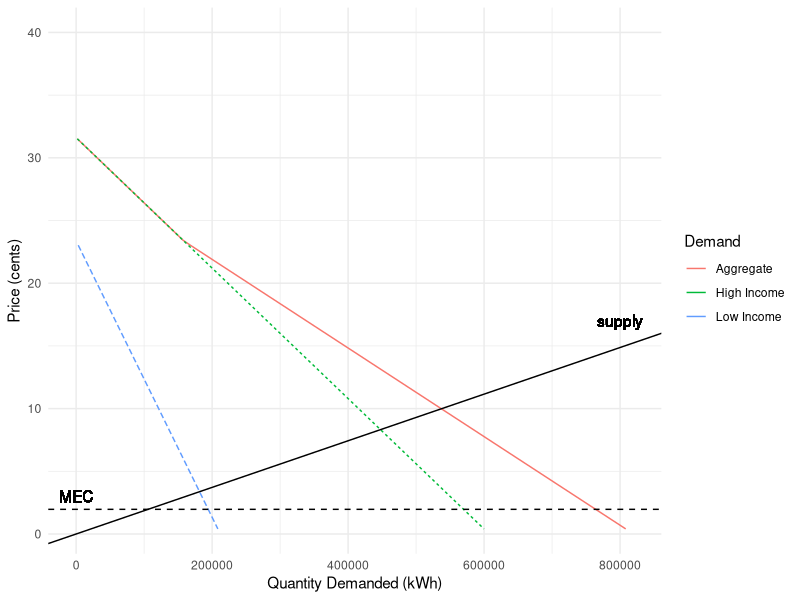
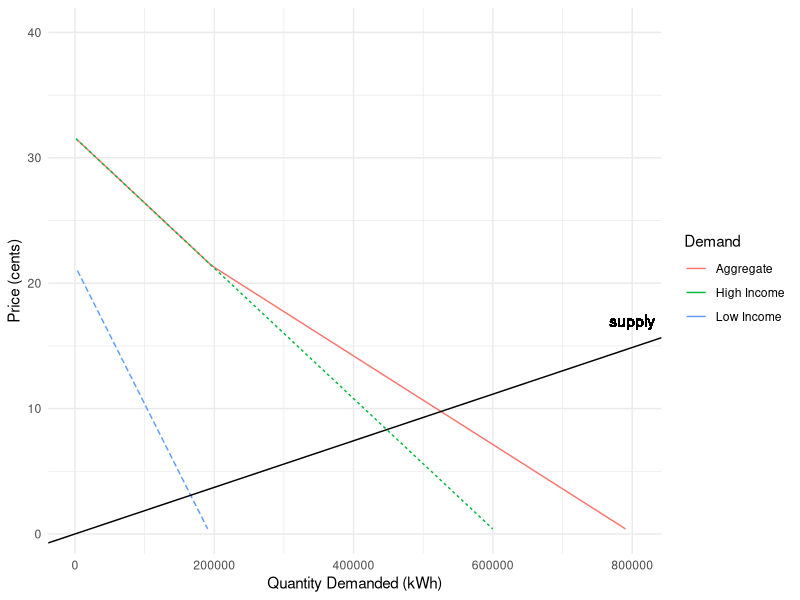
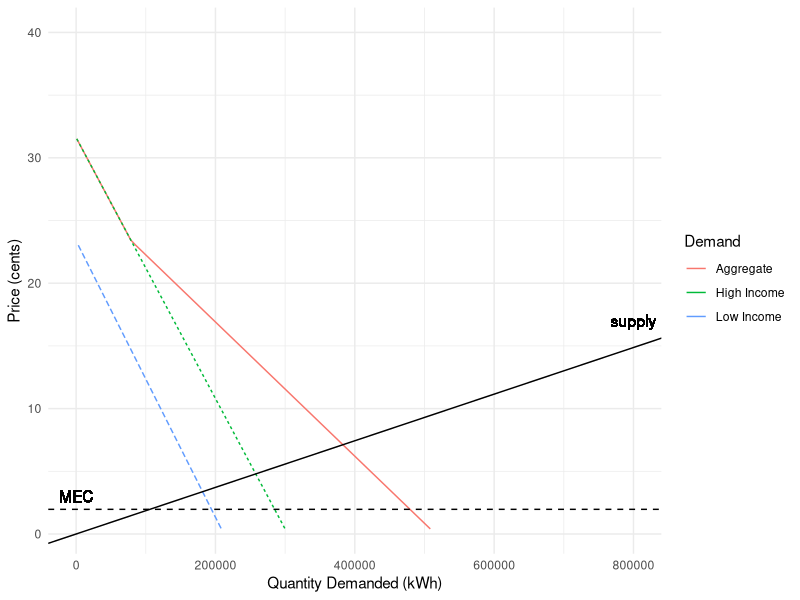

Here is the R script that generated these plots, in order:
## ---- chunk 1
knitr::opts_chunk$set(echo = TRUE, warning = FALSE, message = FALSE)

library(tidyverse)
library(here)

options(scipen = 999)
## ---- chunk 2
# read in the data
data <- read_csv(here('data/HW3_data.csv')) %>% 
  select(!1) 

# perform a linear fit
low.model <- lm(Price_Cents ~ Q_Low_Kwh, data)
high.model <- lm(Price_Cents ~ Q_High_Kwh, data)
## ---- chunk 3
# convert price to demand
demand <- function(price, model) {
  q <- (price - model$coefficients[[1]]) / model$coefficients[[2]]
  q <- ifelse(q < 0, 0, q)
  return(q)
}

# calculate aggregate demand
demand_agg <- function(price, tax) {
  new_price <- price + tax
  q <- demand(new_price, low.model) + demand(price, high.model)
  return(q)
}

# calculate consumer surplus
cs <- function(price, model) {
  q <- demand(price, model)
  cs <- 0.5 * (model$coefficients[[1]] - price) * q
  return(cs)
}

# aggregate consumer surplus
cs_agg <- function(price){
  cs <- cs(price, high.model) + cs(price, low.model)
  return(cs)
}

# producer surplus
ps <- function(price, q_eq){
  ps <- 0.5 * price * q_eq
  
  return(ps)
}

eq_p_q <- function(m1, m2, b1, b2){
  q_star <- (b2 - b1) / (m1 - m2)
  p_star <- m1 * q_star + b1
  vector <- c(q_star, p_star)
  return(vector)
}
## ---- chunk 4
# function that converts quantity in lbs to metric tons and returns mec
mec <- function(q, p){
  q_ton <- q / 2204.62
  p_kwh <- q_ton * p * 100
  return(p_kwh)
}

mec_1 <- round(mec(0.85, 51), 4) 

mec_1
## ---- chunk 5
price <- seq(0, 40, length.out = 100)
agg_demand <- demand_agg(price, 0) %>% 
  as.data.frame() %>% 
  cbind(price) %>% 
  mutate(demand.low = demand(price, low.model),
         demand.high = demand(price, high.model)) %>% 
  pivot_longer(c(., demand.low, demand.high),
               names_to = 'demand',
               values_to = 'quantity_d') 

agg_demand[agg_demand == 0] <- NA

# lm for agg demand 
agg_demand.lm <- agg_demand %>% 
  filter(quantity_d > 30000, demand == '.')

demand.lm <- lm(price ~ quantity_d, data = agg_demand.lm)

# calculating equilibrium quantity
q_eq <- (10 - demand.lm$coefficients[1]) / demand.lm$coefficients[2]

# slope of supply curve
supply <- 10 / q_eq

ggplot(agg_demand) +
  geom_line(aes(x = quantity_d, y = price, color = demand, linetype = demand))+
  geom_abline(slope = supply) +
  geom_hline(yintercept = mec_1, linetype = 'dashed') +
  geom_text(aes(800000, 17, label = 'supply')) +
  geom_text(aes(0, 3, label = 'MEC')) +
  scale_color_discrete(name = "Demand", labels = c("Aggregate", "High Income", "Low Income")) +
  guides(linetype = FALSE) +
  theme_minimal() +
  labs(x = "Quantity Demanded (kWh)", y = "Price (cents)")
## ---- chunk 6
cs_low <- cs(10, low.model)
cs_high <- cs(10, high.model)
cs_aggr <- cs_agg(10)
p_s <- ps(10, q_eq)
env_cost <- q_eq * mec_1
## ---- chunk 7
cs_high_perc <- cs_high/cs_aggr *100
cs_low_perc <- cs_low/cs_aggr *100
## ---- chunk 8
# make new demand curve under the tax
new_agg_demand <- demand_agg(price, mec_1) %>%
  as.data.frame() %>% 
  cbind(price) %>% 
  mutate(demand.low = demand(price + mec_1, low.model),
         demand.high = demand(price, high.model)) %>% 
  pivot_longer(c(., demand.low, demand.high),
               names_to = 'demand',
               values_to = 'quantity_d') 

new_agg_demand[new_agg_demand == 0] <- NA
  
ggplot(new_agg_demand) +
  geom_line(aes(x = quantity_d, y = price, color = demand, linetype = demand)) +
  geom_abline(slope = supply) +
  geom_text(aes(800000, 17, label = 'supply')) +
  scale_color_discrete(name = "Demand", labels = c("Aggregate", "High Income", "Low Income")) +
  guides(linetype = FALSE) +
  theme_minimal() +
  labs(x = "Quantity Demanded (kWh)", y = "Price (cents)")

new_aggd.lm <- new_agg_demand %>% 
  filter(quantity_d > 30000, demand == '.')

lm.new_demand <- lm(price ~ quantity_d, data = new_aggd.lm)

new_eq <- eq_p_q(supply, lm.new_demand$coefficients[2], 0, lm.new_demand$coefficients[1])
e_damage_tax <- new_eq[1] * mec_1
cs_high_tax <- cs(new_eq[2] + mec_1, model = high.model)
cs_low_tax <- cs(new_eq[2] + mec_1, model = low.model) - e_damage_tax
ps_tax <- ps(new_eq[2], new_eq[1])
tax_revenue <- e_damage_tax
## ---- chunk 9
high_prop <- demand(10, high.model)/(demand(10, high.model)+ demand(10, low.model))

low_prop <- 1 - high_prop
## ---- chunk 10
mec_change <- function(price, scc, quantity, high_prop, low_prop){
  mec_new <- mec(0.85, scc)
  agg_demand_new <- demand_agg(price, mec_new) %>% 
      as.data.frame() %>% 
      cbind(price) 
  
  lm.agg <- agg_demand_new %>% 
    filter(. > 300000)
  
  lm.final <- lm(price ~ ., data = lm.agg)
  new_eq <- eq_p_q(lm.final$coefficients[2], supply, lm.final$coefficients[1], 0)
  tax_revenue <- new_eq[1] * mec_new
  cs_high <- cs(new_eq[2] + mec_new, model = high.model)
  cs_low <- cs(new_eq[2] + mec_new, model = low.model) - tax_revenue
  
  high_welfare <- (cs_high + high_prop * tax_revenue) / 100
  low_welfare <- (cs_low + low_prop * tax_revenue) / 100
  ps_welfare <- ps(new_eq[2], new_eq[1]) / 100
  
  vector <- c(scc, high_welfare, low_welfare, ps_welfare)
  return(vector)
}
## ---- chunk 11
mec_51 <- mec_change(price, 51, q_eq, high_prop, low_prop)
mec_75 <- mec_change(price, 75, q_eq, high_prop, low_prop)
mec_100 <- mec_change(price, 100, q_eq, high_prop, low_prop)
mec_125 <- mec_change(price, 125, q_eq, high_prop, low_prop)
mec_150 <- mec_change(price, 150, q_eq, high_prop, low_prop)
mec_final <- rbind(mec_51, mec_75, mec_100, mec_125, mec_150) %>% 
  as_tibble(rownames = NULL) 

colnames(mec_final) <- c('SCC ($/tonne)', 'High Income Benefit ($)', 'Low Income Benefit ($)', 'Producer Surplus ($)')
mec_final
## ---- chunk 12
# calculate aggregate demand after tax and cut in half
demand_agg_solar <- function(price, tax) {
  q <- demand(price, low.model) + demand(price, high.model) / 2
  return(q)
}

#new demand curve and slope
solar_agg <- demand_agg_solar(price, mec_1) %>%
  as.data.frame() %>% 
  cbind(price) %>% 
  mutate(demand.low = demand(price, low.model),
         demand.high = demand(price, high.model) / 2) %>% 
  pivot_longer(c(., demand.low, demand.high),
               names_to = 'demand',
               values_to = 'quantity_d') 


solar_agg[solar_agg == 0] <- NA

ggplot(solar_agg) +
  geom_line(aes(x = quantity_d, y = price, color = demand, linetype = demand)) +
  geom_text(aes(800000, 17, label = 'supply')) +
  geom_text(aes(0, 3, label = 'MEC')) +
  geom_abline(slope = supply) +
  geom_hline(yintercept = mec_1, linetype = 'dashed') +
  scale_color_discrete(name = "Demand", labels = c("Aggregate", "High Income", "Low Income")) +
  guides(linetype = FALSE) +
  theme_minimal() +
  labs(x = "Quantity Demanded (kWh)", y = "Price (cents)")

solar_aggd.lm <- solar_agg %>%
  filter(quantity_d > 30000, demand == '.')

lm.demand_agg_solar <- lm(price ~ quantity_d, data = solar_aggd.lm)

solar_eq <- eq_p_q(lm.demand_agg_solar$coefficients[2], supply, lm.demand_agg_solar$coefficients[1], 0)
env_ext <- mec_1 * solar_eq[1]

